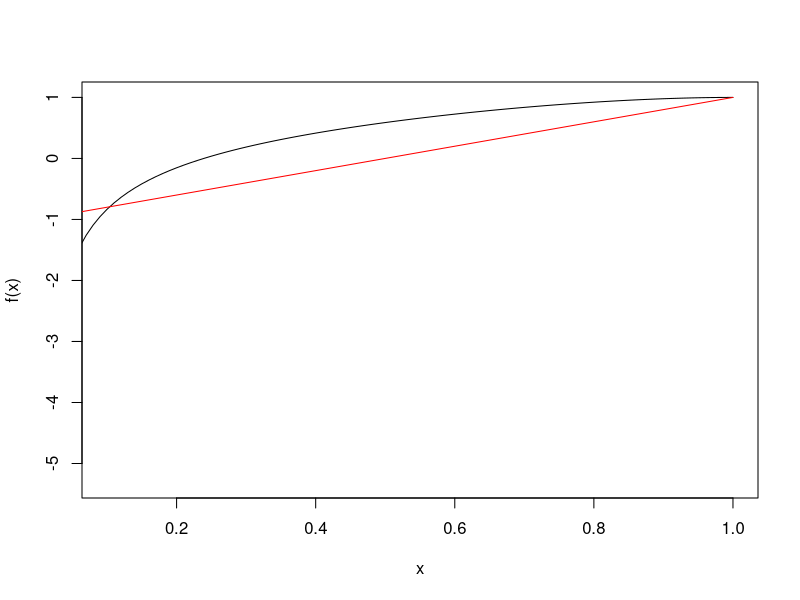
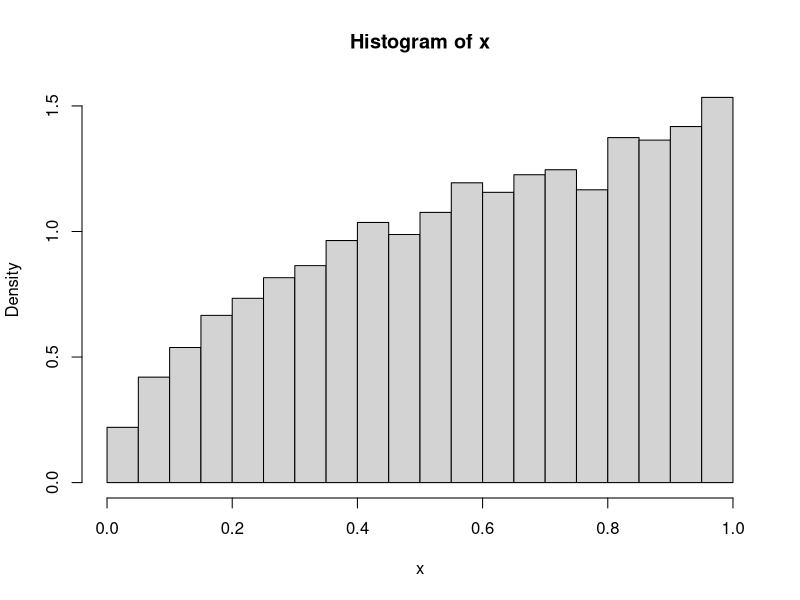

Recreate these plots in R, in order.
f<-function(x)1-2/pi*(1-x)^2*exp(x)/x*asin(sqrt(x))
# Using pdf y=3/2*sqrt(x).
p<-function(x)3/2*sqrt(x)
curve(f(x),0,1,xlim=c(0.1,1))
curve(2*x-1,0,1,add=TRUE,col='red')
# I tried the functions y=2x, y=x, y=1, and y=arctan(x) before I tried
# this one and settled on it. arctan(x) seemed to fit the best.
# However, the inverse is difficult to take, so I settled on
# y=sqrt(x). y=1 works the best of all the ones I tested, but
# you requested we avoid that one.

# The cdf is F(x)=x^(3/2). The invers of that is x^(2/3)
F<-function(x) x^(3/2)
Finv<-function(x) x^(2/3)
B <- 10000
x <- Finv(runif(B))
# Here we check the fit.
hist(x,freq=FALSE)
# Looks good, so we proceed.

h<-function(x) f(x)/p(x)*(x>=0)*(x<=1)
est<-mean(h(x))
cat(sprintf("The Monte Carlo estimate is %7.5f\n",est))
ci<-est+c(-1,1)*qnorm(.975)*((est*(1-est))/B)
cat(sprintf("The 95%% confidence interval is (%7.5f,%7.5f).\n",ci[1],ci[2]))
